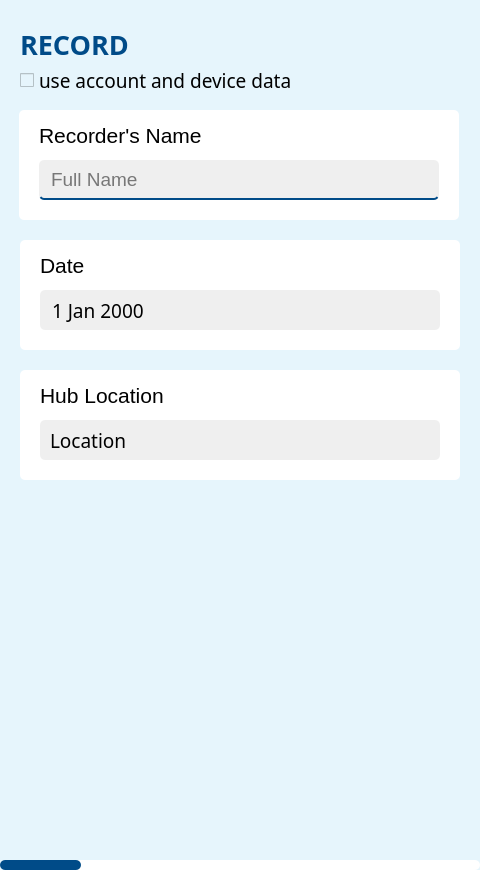
<?xml version="1.0" encoding="UTF-8"?>

<!--
  SlidexCell - improved data collection of environmental observations in any weather
  Copyright © 2023 Nabeth Ghazi

  This program is free software: you can redistribute it and/or modify
  it under the terms of the GNU General Public License as published by
  the Free Software Foundation, version 3.

  This program is distributed in the hope that it will be useful,
  but WITHOUT ANY WARRANTY; without even the implied warranty of
  MERCHANTABILITY or FITNESS FOR A PARTICULAR PURPOSE.  See the
  GNU General Public License for more details.

  You should have received a copy of the GNU General Public License
  along with this program. If not, see <http://www.gnu.org/licenses/>.
-->

<ui version="4.0">
 <class>Form</class>
 <widget class="QWidget" name="Form">
  <property name="geometry">
   <rect>
    <x>0</x>
    <y>0</y>
    <width>480</width>
    <height>870</height>
   </rect>
  </property>
  <property name="sizePolicy">
   <sizepolicy hsizetype="Preferred" vsizetype="Preferred">
    <horstretch>0</horstretch>
    <verstretch>0</verstretch>
   </sizepolicy>
  </property>
  <property name="windowTitle">
   <string>SlidexCell</string>
  </property>
  <property name="styleSheet">
   <string notr="true">background-color: #e6f5fc;</string>
  </property>
  <widget class="QProgressBar" name="progressBar">
   <property name="geometry">
    <rect>
     <x>0</x>
     <y>860</y>
     <width>480</width>
     <height>10</height>
    </rect>
   </property>
   <property name="styleSheet">
    <string notr="true">QProgressBar {
    border: none;
    border-radius: 5px;
    background-color: white;
}

QProgressBar::chunk {
    background-color: #004b88;
    border-radius: 5px;
}
</string>
   </property>
   <property name="value">
    <number>17</number>
   </property>
   <property name="textVisible">
    <bool>false</bool>
   </property>
   <property name="format">
    <string>%p%</string>
   </property>
  </widget>
  <widget class="QLabel" name="label">
   <property name="geometry">
    <rect>
     <x>20</x>
     <y>20</y>
     <width>380</width>
     <height>50</height>
    </rect>
   </property>
   <property name="sizePolicy">
    <sizepolicy hsizetype="Preferred" vsizetype="Preferred">
     <horstretch>0</horstretch>
     <verstretch>0</verstretch>
    </sizepolicy>
   </property>
   <property name="font">
    <font>
     <family>Yu Gothic</family>
     <pointsize>20</pointsize>
     <weight>75</weight>
     <bold>true</bold>
    </font>
   </property>
   <property name="styleSheet">
    <string notr="true">color: #004b88;</string>
   </property>
   <property name="text">
    <string>&lt;html&gt;&lt;head/&gt;&lt;body&gt;&lt;p&gt;RECORD&lt;/p&gt;&lt;/body&gt;&lt;/html&gt;</string>
   </property>
  </widget>
  <widget class="QFrame" name="frame">
   <property name="geometry">
    <rect>
     <x>19</x>
     <y>110</y>
     <width>440</width>
     <height>110</height>
    </rect>
   </property>
   <property name="styleSheet">
    <string notr="true">background-color: white;
border-radius: 5px;</string>
   </property>
   <property name="frameShape">
    <enum>QFrame::StyledPanel</enum>
   </property>
   <property name="frameShadow">
    <enum>QFrame::Raised</enum>
   </property>
   <widget class="QLabel" name="label_2">
    <property name="geometry">
     <rect>
      <x>20</x>
      <y>10</y>
      <width>400</width>
      <height>30</height>
     </rect>
    </property>
    <property name="font">
     <font>
      <family>Yu Gothic UI</family>
      <pointsize>16</pointsize>
     </font>
    </property>
    <property name="text">
     <string>Recorder's Name</string>
    </property>
   </widget>
   <widget class="QLineEdit" name="collector">
    <property name="geometry">
     <rect>
      <x>20</x>
      <y>50</y>
      <width>400</width>
      <height>40</height>
     </rect>
    </property>
    <property name="font">
     <font>
      <family>Yu Gothic UI</family>
      <pointsize>14</pointsize>
     </font>
    </property>
    <property name="styleSheet">
     <string notr="true">background-color: #EFEFEF;
border-style: solid;
border-width: 0 0 2px 0;
border-color: #004b88;
border-radius: 5px;
padding-left: 10px;</string>
    </property>
    <property name="placeholderText">
     <string>Full Name</string>
    </property>
   </widget>
  </widget>
  <widget class="QFrame" name="frame_2">
   <property name="geometry">
    <rect>
     <x>20</x>
     <y>240</y>
     <width>440</width>
     <height>110</height>
    </rect>
   </property>
   <property name="styleSheet">
    <string notr="true">background-color: white;
border-radius: 5px;</string>
   </property>
   <property name="frameShape">
    <enum>QFrame::StyledPanel</enum>
   </property>
   <property name="frameShadow">
    <enum>QFrame::Raised</enum>
   </property>
   <widget class="QLabel" name="label_3">
    <property name="geometry">
     <rect>
      <x>20</x>
      <y>10</y>
      <width>400</width>
      <height>30</height>
     </rect>
    </property>
    <property name="font">
     <font>
      <family>Yu Gothic UI</family>
      <pointsize>16</pointsize>
     </font>
    </property>
    <property name="text">
     <string>Date</string>
    </property>
   </widget>
   <widget class="QDateEdit" name="collectionDate">
    <property name="geometry">
     <rect>
      <x>20</x>
      <y>50</y>
      <width>400</width>
      <height>40</height>
     </rect>
    </property>
    <property name="font">
     <font>
      <family>Yu Gothic</family>
      <pointsize>14</pointsize>
     </font>
    </property>
    <property name="styleSheet">
     <string notr="true">QDateEdit {
    border-radius: 5px;
    background-color: #EFEFEF;
	padding-left: 10px;
}

QDateEdit::drop-down {
    background: transparent;
    border: none;
}

QDateEdit::down-arrow {
    subcontrol-origin: padding;
    subcontrol-position: right center;
    width: 16px;
    height: 16px;
    margin-right: 10px;
    image: url(:/icons/icons/down_arrow.png)
}</string>
    </property>
    <property name="dateTime">
     <datetime>
      <hour>0</hour>
      <minute>0</minute>
      <second>0</second>
      <year>2000</year>
      <month>1</month>
      <day>1</day>
     </datetime>
    </property>
    <property name="calendarPopup">
     <bool>true</bool>
    </property>
    <property name="date">
     <date>
      <year>2000</year>
      <month>1</month>
      <day>1</day>
     </date>
    </property>
   </widget>
  </widget>
  <widget class="QFrame" name="frame_3">
   <property name="geometry">
    <rect>
     <x>20</x>
     <y>370</y>
     <width>440</width>
     <height>110</height>
    </rect>
   </property>
   <property name="styleSheet">
    <string notr="true">background-color: white;
border-radius: 5px;</string>
   </property>
   <property name="frameShape">
    <enum>QFrame::StyledPanel</enum>
   </property>
   <property name="frameShadow">
    <enum>QFrame::Raised</enum>
   </property>
   <widget class="QLabel" name="label_4">
    <property name="geometry">
     <rect>
      <x>20</x>
      <y>10</y>
      <width>400</width>
      <height>30</height>
     </rect>
    </property>
    <property name="font">
     <font>
      <family>Yu Gothic UI</family>
      <pointsize>16</pointsize>
     </font>
    </property>
    <property name="text">
     <string>Hub Location</string>
    </property>
   </widget>
   <widget class="QComboBox" name="locationName">
    <property name="geometry">
     <rect>
      <x>20</x>
      <y>50</y>
      <width>400</width>
      <height>40</height>
     </rect>
    </property>
    <property name="font">
     <font>
      <family>Yu Gothic</family>
      <pointsize>14</pointsize>
     </font>
    </property>
    <property name="styleSheet">
     <string notr="true">QComboBox {
    border-radius: 5px;
    background-color: #EFEFEF;
	padding-left: 10px;
}

QComboBox::drop-down:!editable {
    background: transparent;
    border: none;
}

QComboBox::down-arrow {
    image: url(:/icons/icons/down_arrow.png);
    subcontrol-origin: padding;
    subcontrol-position: right center;
    width: 16px;
    height: 16px;
    margin-right: 10px;
}</string>
    </property>
    <property name="placeholderText">
     <string/>
    </property>
    <property name="duplicatesEnabled">
     <bool>false</bool>
    </property>
    <item>
     <property name="text">
      <string>Location</string>
     </property>
    </item>
    <item>
     <property name="text">
      <string>Toronto Harbour Monitoring Hub</string>
     </property>
    </item>
    <item>
     <property name="text">
      <string>Zhiibaahaasing First Nation</string>
     </property>
    </item>
    <item>
     <property name="text">
      <string>Lake Erie-Niagara</string>
     </property>
    </item>
    <item>
     <property name="text">
      <string>Vancouver</string>
     </property>
    </item>
    <item>
     <property name="text">
      <string>Kingston</string>
     </property>
    </item>
   </widget>
  </widget>
  <widget class="QCheckBox" name="use_device">
   <property name="geometry">
    <rect>
     <x>20</x>
     <y>70</y>
     <width>331</width>
     <height>21</height>
    </rect>
   </property>
   <property name="font">
    <font>
     <family>Yu Gothic</family>
     <pointsize>14</pointsize>
    </font>
   </property>
   <property name="styleSheet">
    <string notr="true"/>
   </property>
   <property name="text">
    <string>use account and device data</string>
   </property>
   <property name="checked">
    <bool>false</bool>
   </property>
   <property name="tristate">
    <bool>false</bool>
   </property>
  </widget>
  <widget class="QPushButton" name="home">
   <property name="geometry">
    <rect>
     <x>220</x>
     <y>810</y>
     <width>40</width>
     <height>40</height>
    </rect>
   </property>
   <property name="sizePolicy">
    <sizepolicy hsizetype="Fixed" vsizetype="Fixed">
     <horstretch>0</horstretch>
     <verstretch>0</verstretch>
    </sizepolicy>
   </property>
   <property name="layoutDirection">
    <enum>Qt::LeftToRight</enum>
   </property>
   <property name="styleSheet">
    <string notr="true"/>
   </property>
   <property name="text">
    <string/>
   </property>
   <property name="icon">
    <iconset resource="resources/res.qrc">
     <normaloff>:/icons/icons/home.png</normaloff>:/icons/icons/home.png</iconset>
   </property>
   <property name="iconSize">
    <size>
     <width>30</width>
     <height>30</height>
    </size>
   </property>
   <property name="flat">
    <bool>true</bool>
   </property>
  </widget>
  <widget class="QPushButton" name="next">
   <property name="geometry">
    <rect>
     <x>350</x>
     <y>810</y>
     <width>40</width>
     <height>40</height>
    </rect>
   </property>
   <property name="sizePolicy">
    <sizepolicy hsizetype="Fixed" vsizetype="Fixed">
     <horstretch>0</horstretch>
     <verstretch>0</verstretch>
    </sizepolicy>
   </property>
   <property name="layoutDirection">
    <enum>Qt::LeftToRight</enum>
   </property>
   <property name="styleSheet">
    <string notr="true"/>
   </property>
   <property name="text">
    <string/>
   </property>
   <property name="icon">
    <iconset resource="resources/res.qrc">
     <normaloff>:/icons/icons/next.png</normaloff>:/icons/icons/next.png</iconset>
   </property>
   <property name="iconSize">
    <size>
     <width>30</width>
     <height>30</height>
    </size>
   </property>
   <property name="flat">
    <bool>true</bool>
   </property>
  </widget>
  <widget class="QPushButton" name="prev">
   <property name="enabled">
    <bool>false</bool>
   </property>
   <property name="geometry">
    <rect>
     <x>90</x>
     <y>810</y>
     <width>40</width>
     <height>40</height>
    </rect>
   </property>
   <property name="sizePolicy">
    <sizepolicy hsizetype="Fixed" vsizetype="Fixed">
     <horstretch>0</horstretch>
     <verstretch>0</verstretch>
    </sizepolicy>
   </property>
   <property name="layoutDirection">
    <enum>Qt::LeftToRight</enum>
   </property>
   <property name="styleSheet">
    <string notr="true"/>
   </property>
   <property name="text">
    <string/>
   </property>
   <property name="icon">
    <iconset resource="resources/res.qrc">
     <normaloff>:/icons/icons/prev.png</normaloff>:/icons/icons/prev.png</iconset>
   </property>
   <property name="iconSize">
    <size>
     <width>30</width>
     <height>30</height>
    </size>
   </property>
   <property name="flat">
    <bool>true</bool>
   </property>
  </widget>
  <widget class="QPushButton" name="info">
   <property name="geometry">
    <rect>
     <x>420</x>
     <y>20</y>
     <width>40</width>
     <height>40</height>
    </rect>
   </property>
   <property name="sizePolicy">
    <sizepolicy hsizetype="Fixed" vsizetype="Fixed">
     <horstretch>0</horstretch>
     <verstretch>0</verstretch>
    </sizepolicy>
   </property>
   <property name="layoutDirection">
    <enum>Qt::LeftToRight</enum>
   </property>
   <property name="styleSheet">
    <string notr="true"/>
   </property>
   <property name="text">
    <string/>
   </property>
   <property name="icon">
    <iconset resource="resources/res.qrc">
     <normaloff>:/icons/icons/info.png</normaloff>:/icons/icons/info.png</iconset>
   </property>
   <property name="iconSize">
    <size>
     <width>30</width>
     <height>30</height>
    </size>
   </property>
   <property name="flat">
    <bool>true</bool>
   </property>
  </widget>
 </widget>
 <resources>
  <include location="resources/res.qrc"/>
 </resources>
 <connections/>
</ui>
